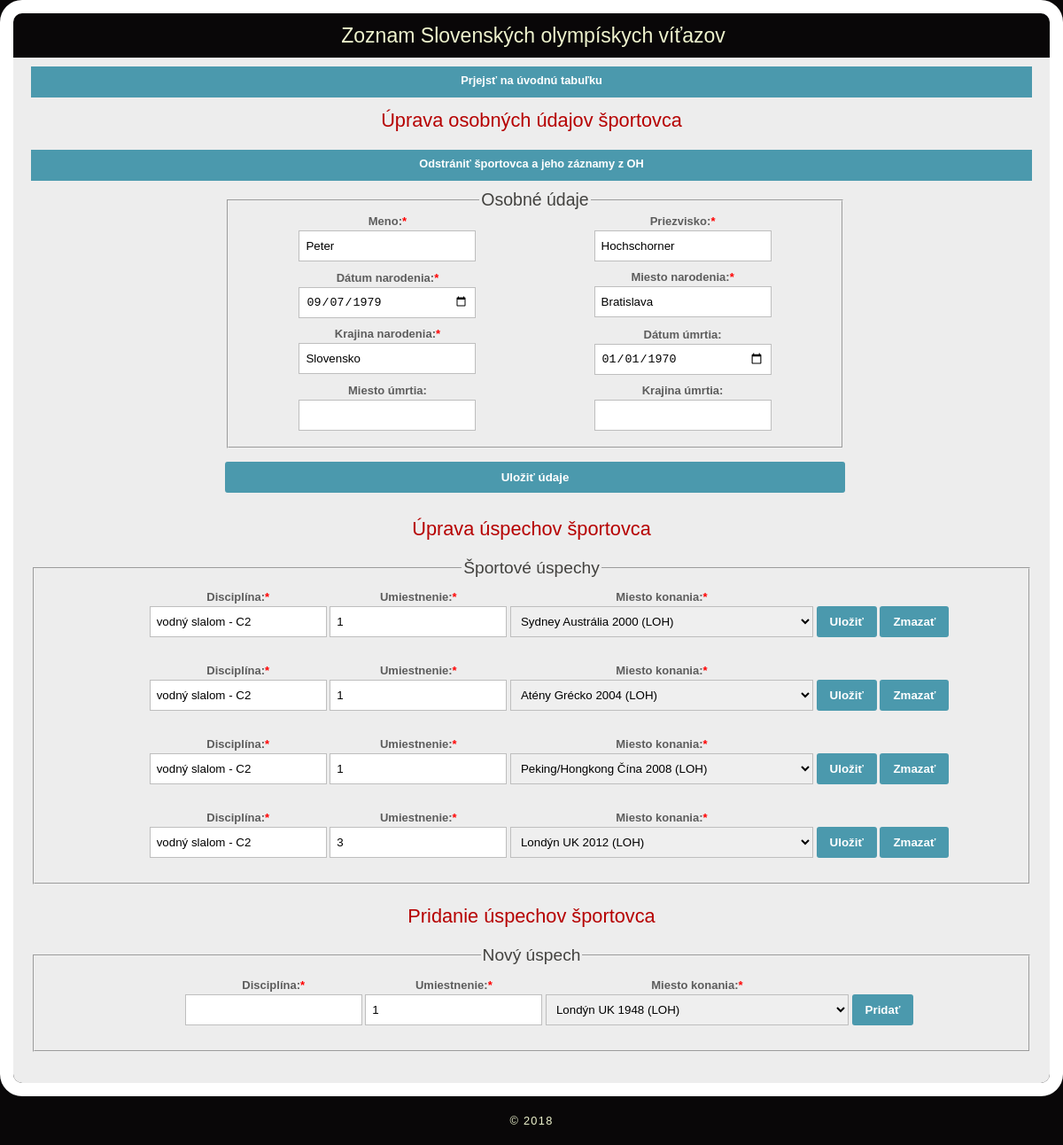
The page /edit.php?id=1 on the database its author committed.
### tables this page shows
CREATE TABLE `osoby` (
  `id_person` int(11) NOT NULL,
  `name` varchar(40) NOT NULL,
  `surname` varchar(40) NOT NULL,
  `birthDay` date NOT NULL,
  `birthPlace` varchar(100) NOT NULL,
  `birthCountry` varchar(100) NOT NULL,
  `deathDay` date DEFAULT NULL,
  `deathPlace` varchar(100) NOT NULL,
  `deathCountry` varchar(100) NOT NULL
);

CREATE TABLE `umiestnenia` (
  `id` int(11) NOT NULL,
  `id_person` int(11) NOT NULL,
  `ID_OH` int(11) NOT NULL,
  `place` int(11) NOT NULL,
  `discipline` varchar(200) NOT NULL
);

### Page.php (called while the page is built, shortened)
<?php
require_once 'Page.class.php';
$page = new Page("Zadanie 2");
$page->addMeta('charset="utf-8"');
$page->addLink('css','style/style.css');
?>

### edit.php (the view, shortened to what this page needs)
<?php
require_once 'Page.php';
if(!empty($_GET['id']))
{
  if($stmt = $mysqli->prepare("SELECT * FROM `osoby` o WHERE o.id_person = ?")) {
            $stmt->bind_param("i", $_GET['id']);
            $stmt->execute();
            $result = $stmt->get_result();
            $person_data = $result->fetch_assoc();
          if($ohstmnt = $mysqli->prepare('SELECT id_OH as \'ID\', CONCAT(oh.city," ",oh.country," ",oh.year," (",oh.type,")") as \'Name\' FROM `oh` oh WHERE 1;')) {
            $ohstmnt->execute();
            $result = $ohstmnt->get_result();
            while($row = $result->fetch_assoc())
            {
              $oh_List[$row['ID']] = $row['Name'];
            }
          }
          if($umiestneniastmt = $mysqli->prepare("SELECT * FROM `umiestnenia` u WHERE u.id_person = ?")) {
            $umiestneniastmt->bind_param("i", $_GET['id']);
            $umiestneniastmt->execute();
            $result = $umiestneniastmt->get_result();
            while($row = $result->fetch_assoc())
            {
              $umiestnenia_data[$row['id']] = $row;
            }
          }
  }
}
function create_select($name,$text,$data,$default = false,$req = true,$id = "")
{
    $out = '
                  <div class="field">
                    <label for="'.$name.$id.'" class="'.($req ? 'req' : '').'"><span>'.$text.':</span></label>
                    <div>
                    <select id="'.$name.$id.'" name="'.$name.'">
                    ';
                    foreach ($data as $key => $value) {
                      $out .= '<option value="'.$key.'" '.(($default !== false && $key == $default) ? 'selected' : '' ).'>'.$value.'</option>';
                    }
    $out .= '
                    </select>
                    </div>
                  </div>';
  return $out;
}
function create_field($name,$text,$value,$type="text",$req = true,$id = "")
{
  $out = '
                  <div class="field">
                    <label for="'.$name.$id.'" class="'.($req ? 'req' : '').'"><span>'.$text.':</span></label>
                    <div>
                    <input '.($req ? 'required' : '').' type="'.$type.'" id="'.$name.$id.'" name="'.$name.'" value="'.$value.'">
                    </div>
                  </div>';
  return $out;
}
$page->setHeader("Zoznam Slovenských olympískych víťazov");
$page->renderHeader();
?>
        <a href="./index.php" class="button">Prjejsť na úvodnú tabuľku</a>
        <h2>Úprava osobných údajov športovca</h2>
        <?php
        if(!empty($person_data))
        {
          echo '<div><a href="./edit.php?del='.($person_data['id_person']).'" class="button">Odstrániť športovca a jeho záznamy z OH</a></div>';
        }
        echo '
        <form method="post" class="form-style text-center">
          <fieldset>
            <legend>Osobné údaje</legend>
              <div class="row">
              '.create_field("name","Meno",$person_data['name']).'
              '.create_field("surname","Priezvisko",$person_data['surname']).'
              </div>
              <div class="row">
                '.create_field("birthDay","Dátum narodenia",$person_data['birthDay'],'date').'
                '.create_field("birthPlace","Miesto narodenia",$person_data['birthPlace']).'
              </div>
              <div class="row">
                '.create_field("birthCountry","Krajina narodenia",$person_data['birthCountry']).'
                '.create_field("deathDay","Dátum úmrtia",$person_data['deathDay'],'date',false).'
              </div>
              <div class="row">
                '.create_field("deathPlace","Miesto úmrtia",$person_data['deathPlace'],'text',false).'
                '.create_field("deathCountry","Krajina úmrtia",$person_data['deathCountry'],'text',false).'
              </div>
          </fieldset>
          <input type="submit" name="'.(empty($person_data['name']) ? "addperson" : "updateperson").'" value="'.(empty($person_data['name']) ? "Pridať športovca" : "Uložiť údaje").'">
          ';
          echo'
        </form>
          ';
        if(!empty($person_data))
        {
          if(!empty($umiestnenia_data) && is_array($umiestnenia_data))
          {
        echo '
        <h2>Úprava úspechov športovca</h2>
        <div class="text-center">
        <fieldset>
            <legend>Športové úspechy</legend>
        ';
        foreach ($umiestnenia_data as $key => $value) {
        echo '<div id="u'.$value['id'].'" class="'.((!empty($_GET['uid']) && $_GET['uid'] == $value['id']) ? "form-selected" : "").'"><form method="post" class="form-style allinrow">';
        echo create_field("discipline","Disciplína",$value['discipline'],'text',true,$value['id']);
        echo create_field("place","Umiestnenie",$value['place'],'number',true,$value['id']);
        echo create_select('ID_OH',"Miesto konania",$oh_List,$value['ID_OH'],true,$value['id']);
        echo '
        <input type="hidden" name="id" value="'.$value['id'].'">
        <input type="submit" name="updaterecord" value="Uložiť">
        <input type="submit" name="deleterecord" value="Zmazať">
        </form></div>
          ';
        }
        echo '</fieldset></div>';
      }
        echo '<h2>Pridanie úspechov športovca</h2>
        <div class="text-center">
        <fieldset>
            <legend>Nový úspech</legend>
        ';
        echo '<div><form method="post" class="form-style allinrow">';
        echo create_field("discipline","Disciplína","",'text',true);
        echo create_field("place","Umiestnenie",1,'number',true);
        echo create_select('ID_OH',"Miesto konania",$oh_List,false,true);
        echo '
        <input type="submit" name="addrecord" value="Pridať">
        </form>
        </div>
        </fieldset>
        </div>
          ';
        }
        ?>
<?php
$page->renderFooter();
?>

### Page.class.php (shortened to what this page needs)
<?php
class Page {
    private $title = "";
    private $header;
    private $links = array();
   	function __construct($title)
   	{
   		$this->title = $title;
   	}
   	function setHeader($header)
   	{
   		$this->header = $header;
   	}
  	function addLink($type,$data)
  	{
  		switch($type)
  		{
  			case "css":
	  			$this->links[] = '<link rel="stylesheet" type="text/css" href="'.$data.'" />';
  			break;
  		}
  	}
  	function renderHeader()
  	{
  		echo '
		<!DOCTYPE HTML>
		<html lang="sk">
		<head>
		  <title>'.$this->title.'</title>
  		';
  		foreach ($this->links as $value) {
  			echo $value;
  		}
  		echo '
  		</head>
		<body>
		  <div id="main">
		    <div id="obsah_outer">
		      <div id="header">
		        <h1>'.(!empty($this->header) ? $this->header : "Nezdany header!").'</h1>
		      </div>
		      <section id="obsah">';
  	}
  	function renderFooter()
  	{
  		echo '
		     </section>
		    </div>
		    <footer>
		      <span>&copy; 2018</span>
		    </footer>
		  </div>
		</body>
		</html>
  		';
  	}
}
?>

### style/style.css (style rules this page uses)
html { height: 100%; }
body { font-family: "lucida sans", arial, sans-serif; position: relative; width: 100%; padding: 0px; margin: 0px; font-size: 0.8em; background: #090708; color: #5D5D5D; height: 100%; }
fieldset { margin-bottom: 15px; }
fieldset legend { font: normal 150% 'century gothic', arial, sans-serif; color: #43423F; }
.row { display: block; width: 100%; margin-bottom: 10px; }
.field { display: inline-block; position: relative; width: 49%; }
.form-style { margin:10px auto; max-width: 700px; padding: 0px 12px 10px 20px; font: 13px "Lucida Sans Unicode", "Lucida Grande", sans-serif; }
.form-style label { margin:0 0 3px 0; padding:0px; display:block; font-weight: bold; }
input, textarea, select { box-sizing: border-box; border:1px solid #BEBEBE; padding: 7px; margin:0px; outline: none; min-width: 200px; height: 35px; }
.form-style input[type=submit] { cursor: pointer; border-radius: 3px; font-weight: bold; }
.form-style input[type=submit] { background: #4B99AD; padding: 8px 15px 8px 15px; border: none; color: #fff; width: 100%; }
a.button { box-sizing: border-box; border:1px solid #BEBEBE; padding: 7px; margin:0px; outline: none; min-width: 200px; height: 35px; background: #4B99AD; padding: 8px 15px 8px 15px; border: none; color: #fff; width: 100%; display: block; text-align: center; font-weight: bold; margin-bottom: 5px; }
.req:after { content: '*'; color: red; }
h1, h2, #htext_text span { font: normal 180% 'century gothic', arial, sans-serif; color: #EEF3CD; margin: 0 0 15px 0; text-align: center; padding: 8px 0 5px 0; }
h2 { font: normal 170% 'century gothic', arial, sans-serif; color: #B60000; }
a, a:hover { color: #635B53; text-decoration: none; }
a { outline: none; }
#main, #header, footer { margin-left: auto; margin-right: auto; }
#header { height: 46px; padding-top: 4px; padding-left: 4px; }
#obsah_outer { max-width: 1200px; overflow: hidden; margin: 0 auto 0 auto; border-radius: 25px; border: 15px solid #FFF; }
#obsah { text-align: left; background-color:#EDEDED; padding: 10px 20px 20px 20px; }
footer { height: 30px; padding: 20px 0 5px 0; text-align: center; color: #EEF3CD; letter-spacing: 0.1em; }
.allinrow { display: inline-block; width: 100%; max-width: 100%; }
.allinrow .field { width: auto; }
.allinrow input[type=submit] { width: auto; min-width: 0; }
.text-center { text-align: center; }

### rows shown on the page
osoby: name "Peter", surname "Hochschorner", birthDay "09/07/1979", birthPlace "Bratislava", birthCountry "Slovensko", deathDay "01/01/1970", updateperson "Uložiť údaje"
umiestnenia: text "Disciplína Umiestnenie", discipline "vodný slalom - C2", place "1", ID_OH "Sydney Austrália 2000 (LOH)"
umiestnenia: text "Disciplína Umiestnenie", discipline "vodný slalom - C2", place "1", ID_OH "Atény Grécko 2004 (LOH)"
umiestnenia: text "Disciplína Umiestnenie", discipline "vodný slalom - C2", place "1", ID_OH "Peking/Hongkong Čína 2008 (LOH)"
umiestnenia: text "Disciplína Umiestnenie", discipline "vodný slalom - C2", place "3", ID_OH "Londýn UK 2012 (LOH)"

### other values the page prints
$this->header "Zoznam Slovenských olympískych víťazov"
$text "Meno Priezvisko Dátum narodenia Miesto narodenia Krajina narodenia Dátum úmrtia Miesto úmrtia Krajina úmrtia Disciplína Umiestnenie"
$text "Miesto konania"
form field ID_OH "Londýn UK 1948 (LOH)"
